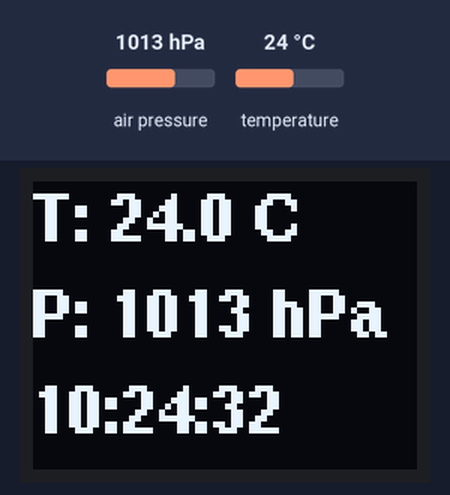
The sketch below on a simulated ESP32-C3. On the bench: 64×48 one-colour display. The inputs (shaded band) are chosen by the test bench; at power-on: air pressure 1013 hPa, temperature 24 °C. WiFi joins after 1.5 s; servers stay silent unless stated; the local clock reads 2024-03-15 10:24:30 at power-on unless the sketch sets it; web services answer with replies made up by the test bench; what the sketch prints to the serial monitor is not drawn.

Above: at 3.9 s.
4.0 s: air pressure set to 952 hPa
At 5.7 s:
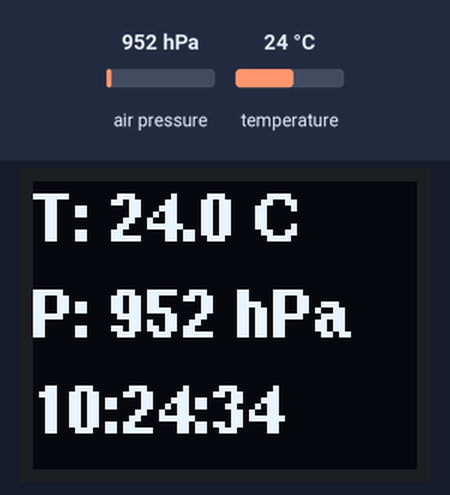
7.4 s: temperature set to 12 °C
At 8.5 s:
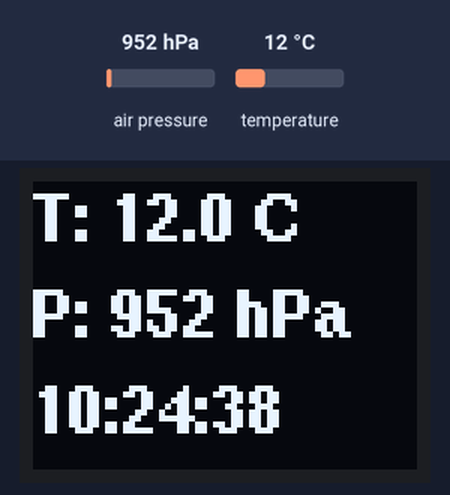
10.5 s: air pressure set to 975 hPa
At 11.8 s:
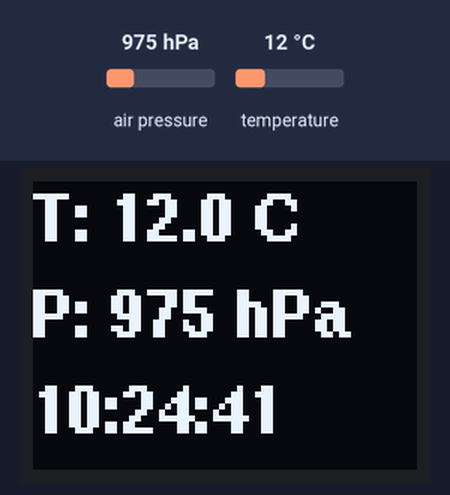
13.5 s: temperature set to 19 °C
At 14.9 s:
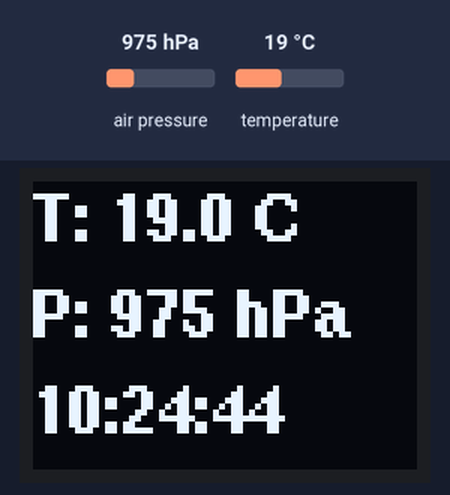
Timing chart, 0 to 16.5 s (numbered marks = the images above; inputs shaded):
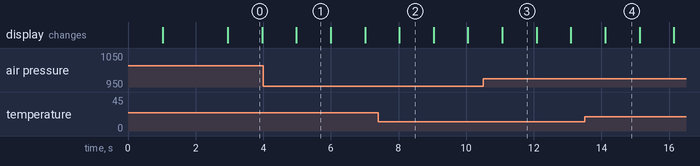

Measured:
- what the display in image 0 shows lasts 1.1 s, from 2.9 s to 4.0 s

The sketch:

WLAN_TempSens_API.ino
```cpp
#include <Wire.h>
#include <WiFi.h>
#include <WebServer.h>
#include <HTTPClient.h>
#include <Adafruit_BMP085.h>
#include <U8g2lib.h>
#include <time.h>

// WLAN Zugangsdaten
const char* ssid = "WLAN-SSID";
const char* password = "WLAN_Password";

// Webserver auf Port 80
WebServer server(80);

// Display-Konfiguration
U8G2_SSD1306_64X48_ER_F_HW_I2C u8g2(U8G2_R0, U8X8_PIN_NONE);

// BMP180 Sensor
Adafruit_BMP085 bmp;

// Globale Variablen
float currentTemp = 0.0;
float currentPressure = 0.0;
String timeString = "00:00:00";
String apiStatus = "API: Aktiv";
unsigned long lastApiCall = 0;
const long apiInterval = 60000; // API alle 60 Sekunden abfragen

// NTP Zeitserver Konfiguration für Deutschland
const char* ntpServer = "pool.ntp.org";
const long gmtOffset_sec = 3600;
const int daylightOffset_sec = 3600;

// HTTP-API abrufen
void fetchAPI() {
  if (WiFi.status() == WL_CONNECTED) {
    HTTPClient http;
    http.begin("http://ip-api.com/json/");
    int httpResponseCode = http.GET();
    if (httpResponseCode > 0) {
      apiStatus = "API: Online (OK)";
    } else {
      apiStatus = "API: Fehler " + String(httpResponseCode);
    }
    http.end();
  } else {
    apiStatus = "API: Kein WLAN";
  }
}

// Aktuelle Uhrzeit vom NTP-Server holen
void updateTime() {
  struct tm timeinfo;
  if (getLocalTime(&timeinfo)) {
    char timeBuffer[10];
    strftime(timeBuffer, sizeof(timeBuffer), "%H:%M:%S", &timeinfo);
    timeString = String(timeBuffer);
  }
}

// Webserver-Ansicht im LAN
void handleRoot() {
  String html = "<!DOCTYPE html><html><head>";
  html += "<meta http-equiv=\"refresh\" content=\"2\">";
  html += "<meta charset=\"UTF-8\">";
  html += "<title>ESP32-C3 Wetterstation</title>";
  html += "<style>body{font-family:Arial; text-align:center; margin-top:20px; background:#f4f4f4;}";
  html += ".card{background:white; padding:15px; border-radius:10px; display:inline-block; box-shadow:0px 0px 10px rgba(0,0,0,0.1); margin:10px; width:260px;}";
  html += "h1{color:#333; font-size:16px;} p{font-size:15px; margin:8px 0;}</style>";
  html += "</head><body>";

  html += "<div class=\"card\">";
  html += "<h1>Lokaler Sensor (BMP180)</h1>";
  html += "<p><b>Temperatur:</b> " + String(currentTemp, 1) + " &deg;C</p>";
  html += "<p><b>Luftdruck:</b> " + String(currentPressure, 1) + " hPa</p>";
  html += "</div>";

  html += "<div class=\"card\">";
  html += "<h1>Zeit & API Status</h1>";
  html += "<p><b>Uhrzeit:</b> " + timeString + "</p>";
  html += "<p><b>Status:</b> " + apiStatus + "</p>";
  html += "</div>";

  html += "</body></html>";

  server.send(200, "text/html", html);
}

void setup() {
  Serial.begin(115200);
  delay(1000);

  // I2C Initialisierung für ESP32-C3
  Wire.begin(8, 10);

  // U8g2 Display starten
  u8g2.begin();

  // BMP180 Sensor starten
  if (!bmp.begin()) {
    Serial.println("Konnte BMP180 nicht finden!");
    while (1);
  }

  // WLAN Verbindung herstellen
  WiFi.begin(ssid, password);
  Serial.print("Verbinde mit WLAN");
  while (WiFi.status() != WL_CONNECTED) {
    delay(500);
    Serial.print(".");
  }
  Serial.println("");
  Serial.print("Verbunden! IP-Adresse: ");
  Serial.println(WiFi.localIP());

  // NTP Zeit-Client starten
  configTime(gmtOffset_sec, daylightOffset_sec, ntpServer);

  // Ersten API-Abruf starten
  fetchAPI();

  // Webserver starten
  server.on("/", handleRoot);
  server.begin();
}

void loop() {
  server.handleClient();

  // Sensordaten lokal auslesen
  currentTemp = bmp.readTemperature();
  currentPressure = bmp.readPressure() / 100.0F;

  // Uhrzeit aktualisieren
  updateTime();

  // API periodisch im Hintergrund abfragen
  if (millis() - lastApiCall > apiInterval || lastApiCall == 0) {
    fetchAPI();
    lastApiCall = millis();
  }

  // --- OLED Display Zeichnen mit U8g2 ---
  u8g2.firstPage();
  do {
    // Gut lesbare Standardschrift wählen
    u8g2.setFont(u8g2_font_helvB08_tf);

    // Zeile 1: Temperatur
    char tempBuf[16];
    sprintf(tempBuf, "T: %.1f C", currentTemp);
    u8g2.drawStr(0, 10, tempBuf);

    // Zeile 2: Luftdruck
    char pressBuf[16];
    sprintf(pressBuf, "P: %d hPa", (int)currentPressure);
    u8g2.drawStr(0, 26, pressBuf);

    // Zeile 3: Uhrzeit
    u8g2.drawStr(0, 42, timeString.c_str());

  } while (u8g2.nextPage());

  delay(1000);
}
```
